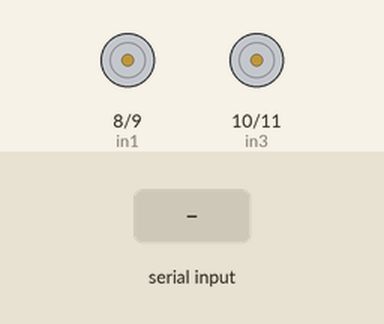
Simulated run of this sketch. Board: Arduino Uno, built with avr-gcc and run on an emulated ATmega328P. Parts: motor-driver pin pairs drawn as motors (green arrow = first pin HIGH = forward, orange = second pin HIGH = backward, longer = more drive, scaled by the enable pin). Inputs (shaded band) come from the test bench.

Above: at 1.2 s.
1.3 s: byte 78 ('N') received over Serial
At 2.3 s:
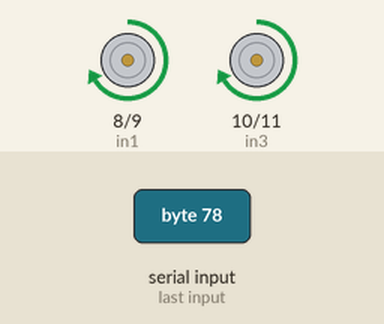
2.8 s: byte 79 ('O') received over Serial
At 3.4 s:
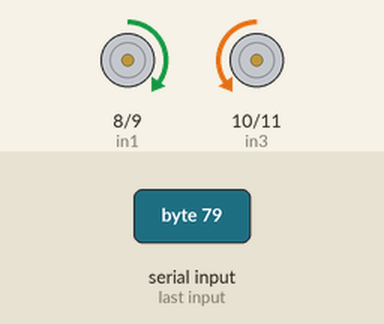
4.3 s: byte 69 ('E') received over Serial
At 5.5 s:
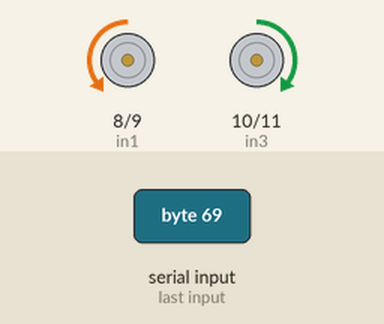
5.8 s: byte 83 ('S') received over Serial
At 6.9 s:
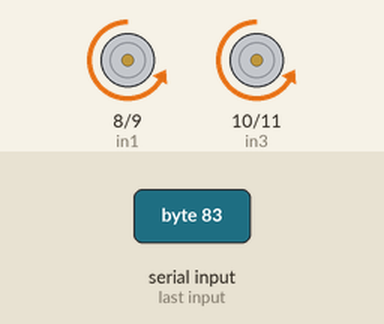
7.3 s: byte 71 ('G') received over Serial
At 8.0 s:
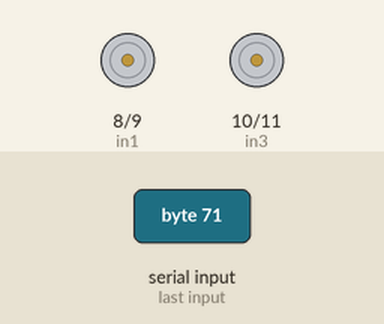
Timing chart, 0 to 9.8 s (numbered marks = the images above; inputs shaded):
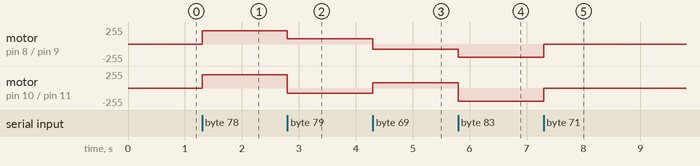

The sketch:

Bluetooth-03CarIfElse.ino
```cpp
// L298N 馬達驅動板不含數位邏輯閘(74HC00)，並以 MotorA 為車頭右邊輪以及 MotorB 為車頭左邊輪
// 作者：鄧崇林
int enA = 5;   // 指定 MotorA PWM (PWM調速) 接腳
int in1 = 8;   // 指定 MotorA_I1
int in2 = 9;   // 指定 MotorA_I2
int in3 = 10;  // 指定 MotorB_I1
int in4 = 11;  // 指定 MotorB_I2
int enB = 6;   // 指定 MotorB PWM (PWM調速) 接腳

void setup()
{
  Serial.begin(38400); // 事先已經將HC-06藍牙模組由出廠的9600鮑率改為38400，請務必確認
  pinMode(enA, OUTPUT);
  pinMode(in1, OUTPUT);
  pinMode(in2, OUTPUT);
  pinMode(in3,  OUTPUT);
  pinMode(in4,  OUTPUT);
  pinMode(enB, OUTPUT);
}

void loop()
{
  if (Serial.available()) {
    int cmd = Serial.read();  // 讀取藍芽訊號並於下方進行判斷
    if ('N' == cmd) {       // 前進
      digitalWrite(in1,HIGH);
      digitalWrite(in2,LOW);
      digitalWrite(in3,HIGH);
      digitalWrite(in4,LOW);;
      analogWrite(enA, 200);
      analogWrite(enB, 200);
      delay(200);
    } else if ('O' ==cmd) { // 原地左旋轉
      digitalWrite(in1,HIGH);
      digitalWrite(in2,LOW);
      digitalWrite(in3,LOW);
      digitalWrite(in4,HIGH);
      analogWrite(enA, 80);
      analogWrite(enB, 80);
      delay(200);
    } else if ('E' == cmd) { // 原地右旋轉
      digitalWrite(in1,LOW);
      digitalWrite(in2,HIGH);
      digitalWrite(in3,HIGH);
      digitalWrite(in4,LOW);
      analogWrite(enA, 80);
      analogWrite(enB, 80);
      delay(200);
    } else if ('S' == cmd) { // 倒車
      digitalWrite(in1,LOW);
      digitalWrite(in2,HIGH);
      digitalWrite(in3,LOW);
      digitalWrite(in4,HIGH);
      analogWrite(enA, 200);
      analogWrite(enB, 200);
      delay(200);
    } else if ('G' == cmd) {  // 停車
      digitalWrite(in1,LOW);
      digitalWrite(in2,LOW);
      digitalWrite(in3,LOW);
      digitalWrite(in4,LOW);
      delay(200);
    } else {
      //其他作業;
      delay(500);
    }
  }
} //Loop End
```

Measured:
- after the input at 1.3 s, motor on pin 8 (in1) / pin 9 (in2), motor on pin 10 (in3) / pin 11 (in4): stopped → forward 200/255 at once
- after the input at 2.8 s, motor on pin 8 (in1) / pin 9 (in2): forward 200/255 → forward 80/255 at once; motor on pin 10 (in3) / pin 11 (in4): forward 200/255 → backward 80/255 at once
- after the input at 4.3 s, motor on pin 8 (in1) / pin 9 (in2): forward 80/255 → backward 80/255 at once; motor on pin 10 (in3) / pin 11 (in4): backward 80/255 → forward 80/255 at once
- after the input at 5.8 s, motor on pin 8 (in1) / pin 9 (in2): backward 80/255 → backward 200/255 at once; motor on pin 10 (in3) / pin 11 (in4): forward 80/255 → backward 200/255 at once
- after the input at 7.3 s, motor on pin 8 (in1) / pin 9 (in2), motor on pin 10 (in3) / pin 11 (in4): backward 200/255 → stopped at once
